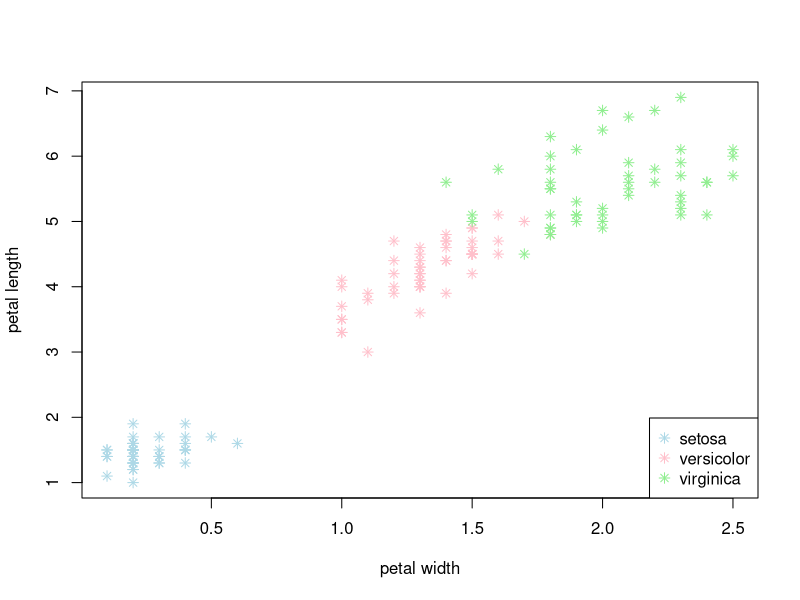
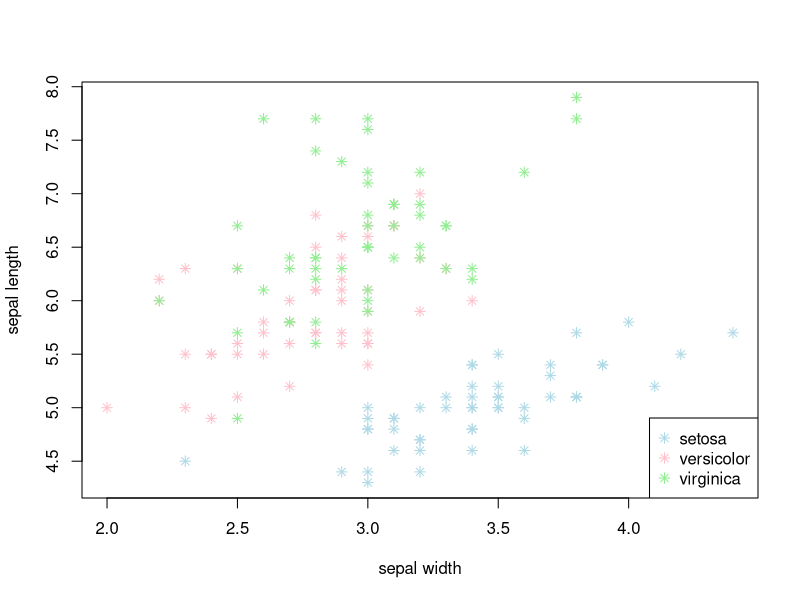

Here is the R script that generated these plots, in order:
iris			# A built-in dataframe
dim(iris)	# dimensions
names(iris)

## Accessing vectors within iris, saving as separate objects
species <- iris$Species   
petalL <- iris$Petal.Length
petalW <- iris$Petal.Width
sepalL <- iris$Sepal.Length
sepalW <- iris$Sepal.Width

# Plotting LxW of all species on 2-D graph
plot(petalW, petalL, col= rep(c("light blue", "pink", "light green"), each = 50), pch=8, xlab="petal width", ylab="petal length")
legend('bottomright', legend = levels(iris$Species), col = c("light blue", "pink", "light green"), pch=8)

plot(sepalW, sepalL, col= rep(c("light blue", "pink", "light green"), each = 50), pch=8, xlab="sepal width", ylab="sepal length")
legend('bottomright', legend = levels(iris$Species), col = c("light blue", "pink", "light green"), pch=8)